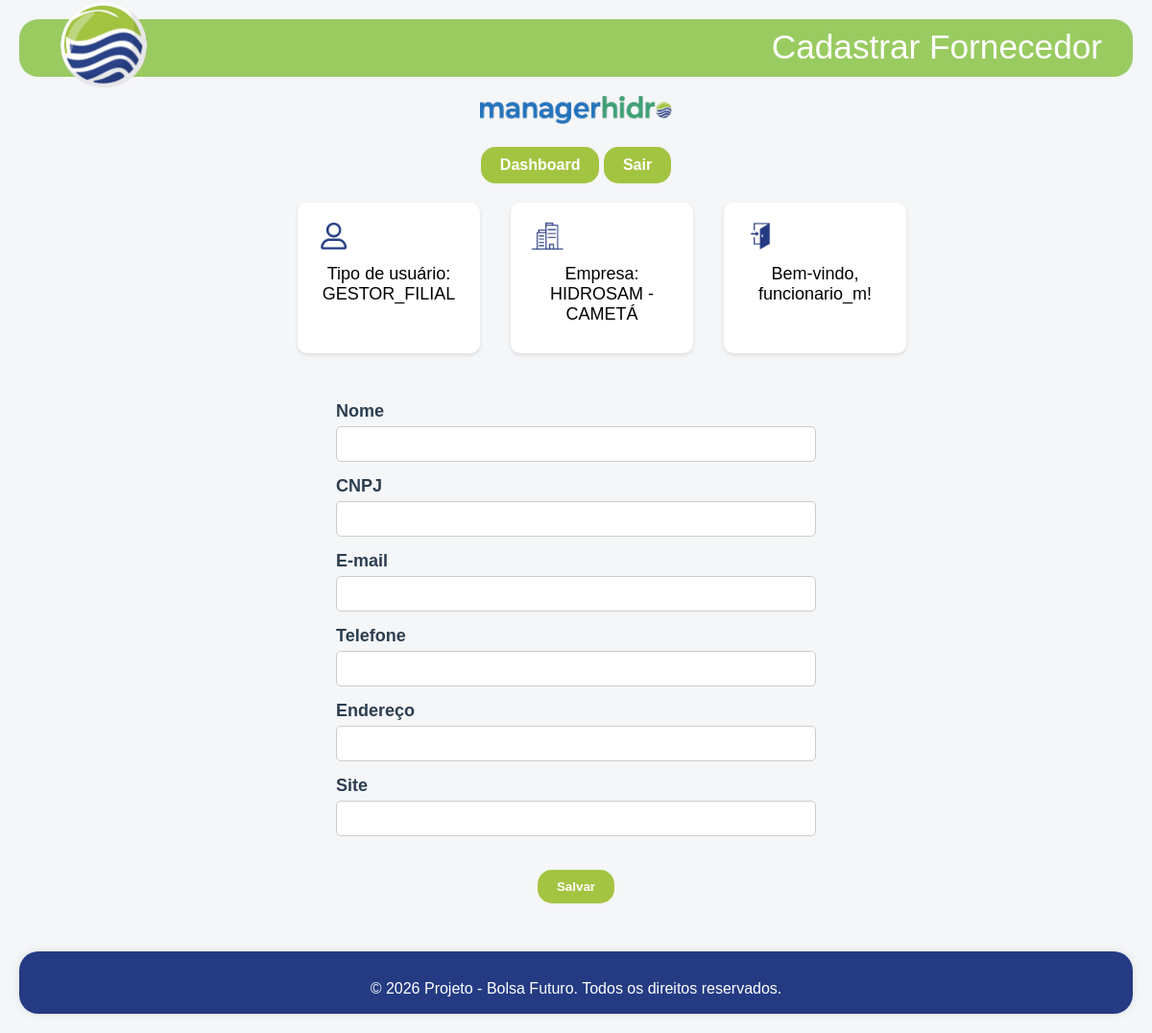
The page /fornecedores/fornecedores/novo/ (signed in) on the database its author committed.
### usuarios/models.py (models this page shows, shortened)
class Usuario(AbstractUser):
    TIPOS_USUARIO = [
        ('GERENTE_MATRIZ', 'Gerente Matriz'),
        ('GERENTE_FILIAL', 'Gerente Filial'),
        ('GESTOR_MATRIZ', 'Gestor Matriz'),
        ('GESTOR_FILIAL', 'Gestor Filial'),
        ('FUNCIONARIO', 'Funcionário'),
    ]
    empresa = models.ForeignKey(Empresa, on_delete=models.CASCADE, null=True, blank=True)
    tipo_usuario = models.CharField(max_length=20, choices=TIPOS_USUARIO, null=True, blank=True)
    status_ativo = models.BooleanField(default=False)

### empresas/models.py (models this page shows, shortened)
class Empresa(models.Model):
    nome = models.CharField(max_length=150)
    endereco = models.CharField(max_length=255)
    email = models.EmailField()
    telefone = models.CharField(max_length=20)

### fornecedores/views.py (the view, shortened to what this page needs)
# urls.py: path('fornecedores/novo/', views.cadastrar_fornecedor, name='cadastrar_fornecedor'),
@login_required(login_url='/login/')
def cadastrar_fornecedor(request):
    return render(request, 'fornecedores/cadastro_fornecedor.html', {
        'header_title': 'Cadastrar Fornecedor',
    })

### fornecedores/templates/fornecedores/cadastro_fornecedor.html (shortened to what this page needs)
{% extends 'base.html' %}
{% block content %}
  <form method="post" class="form-cadastro">
    <div class="form-fields">
      <p>
        <label for="nome">Nome</label>
        <input type="text" name="nome" id="nome" value="{{ fornecedor.nome|default:'' }}" required>
      </p>
      <p>
        <label for="cnpj">CNPJ</label>
        <input type="text" name="cnpj" id="cnpj" value="{{ fornecedor.cnpj|default:'' }}" required pattern="\d{2}\.\d{3}\.\d{3}/\d{4}-\d{2}" title="Digite no formato 00.000.000/0000-00">
      </p>
      <p>
        <label for="email">E-mail</label>
        <input type="email" name="email" id="email" value="{{ fornecedor.email|default:'' }}" required>
      </p>
      <p>
        <label for="telefone">Telefone</label>
        <input type="text" name="telefone" id="telefone" value="{{ fornecedor.telefone|default:'' }}" required>
      </p>
      <p>
        <label for="endereco">Endereço</label>
        <input type="text" name="endereco" id="endereco" value="{{ fornecedor.endereco|default:'' }}" required>
      </p>
      <p>
        <label for="site">Site</label>
        <input type="url" name="site" id="site" value="{{ fornecedor.site|default:'' }}">
      </p>
    </div>
    <button type="submit" class="btn">Salvar</button>
  </form>
{% endblock %}

### templates/header.html (shortened to what this page needs)
{% load static %}
<header>
  <div class="header-content"></div>
    <div class="logo-container">
      <img src="{% static 'img/logo-hidro.png' %}" alt="Logo" class="logo-img">
    </div>
    {% if header_title %}
      <h1 class="header-title">{{ header_title }}</h1>
    {% endif %}
</header>
<nav class="center">
  <img src="{% static 'img/logo-sistema.png' %}" alt="Imagem centralizada" class="logo-sistema">
  {% if request.user.is_authenticated %}
    <div>
      {% if request.path != '/dashboard/' %}
      <a href="{% url 'dashboard' %}" class="btn">Dashboard</a>
      {% endif %}
      <a href="{% url 'logout' %}" class="btn">Sair</a>
    </div>
  </nav>
    <div class="row">
    <div class="card">
      <img src="{% static 'img/usuario.png' %}" alt="Logo" class="card-img">
      <p class="center">Tipo de usuário: {{ user.tipo_usuario }}</p>
    </div>
    <div class="card">
      <img src="{% static 'img/empresa.png' %}" alt="Logo" class="card-img">
      <p class="center">Empresa: {{ user.empresa.nome }}</p>
    </div>
    <div class="card">
      {% if request.user.is_authenticated %}
        <img src="{% static 'img/login.png' %}" alt="Logo" class="card-img">
        <p class="center">Bem-vindo, {{ request.user.username }}! </p>
      {% endif %}
    </div>
  </div>
  {% endif %}

### usuarios/static/css/style.css (style rules this page uses)
body { font-family: Arial, sans-serif; background-color: #f4f6f8; margin: 0; padding: 20px; }
h1, h2 { color: #2c3e50; text-align: center; }
p { font-size: 18px; margin: 10px 0; }
.center { text-align: center; }
header { position: relative; height: 60px; background-color: transparent; }
.header-content { background-color: #9acb61; height: 100%; width: 100%; position: relative; top: 0; left: 0; z-index: 1; border-radius: 20px; }
.logo-container { position: absolute; top: 50%; left: 2rem; transform: translateY(-50%); z-index: 2; }
.logo-img { height: 100px; width: auto; object-fit: contain; }
.header-title { position: absolute; right: 2rem; color: white; font-size: 2.2rem; font-weight: 20; z-index: 2; top: -25%; }
.card { background-color: #fff; border-radius: 10px; box-shadow: 0 2px 4px rgba(0, 0, 0, 0.1); padding: 20px; margin: 20px 0; max-width: 150px; }
.row { margin-left: 25%; display: flex; flex-wrap: wrap; gap: 2rem; }
.card-img { height: 30px; width: auto; object-fit: contain; }
.btn { display: inline-block; margin-top: 20px; padding: 10px 20px; background-color: #a3c441; color: white; text-decoration: none; border-radius: 15px; font-weight: bold; border: none; }
.form-login, .form-cadastro { top: 30px; display: flex; flex-direction: column; align-items: center; }
.form-fields { width: 100%; max-width: 500px; }
.form-fields p { margin-bottom: 15px; }
.form-fields label { display: block; margin-bottom: 5px; font-weight: bold; color: #2c3e50; }
.form-fields input, .form-fields select, .form-fields textarea { width: 100%; padding: 10px; border: 1px solid #ccc; border-radius: 5px; box-sizing: border-box; }
.logo-sistema { max-width: 200px; margin-top: 20px; }

### rows shown on the page
Usuario: tipo_usuario "GESTOR_FILIAL", empresa.nome "HIDROSAM - CAMETÁ", user.username "funcionario_m"

### other values the page prints
{{ header_title }} "Cadastrar Fornecedor"
